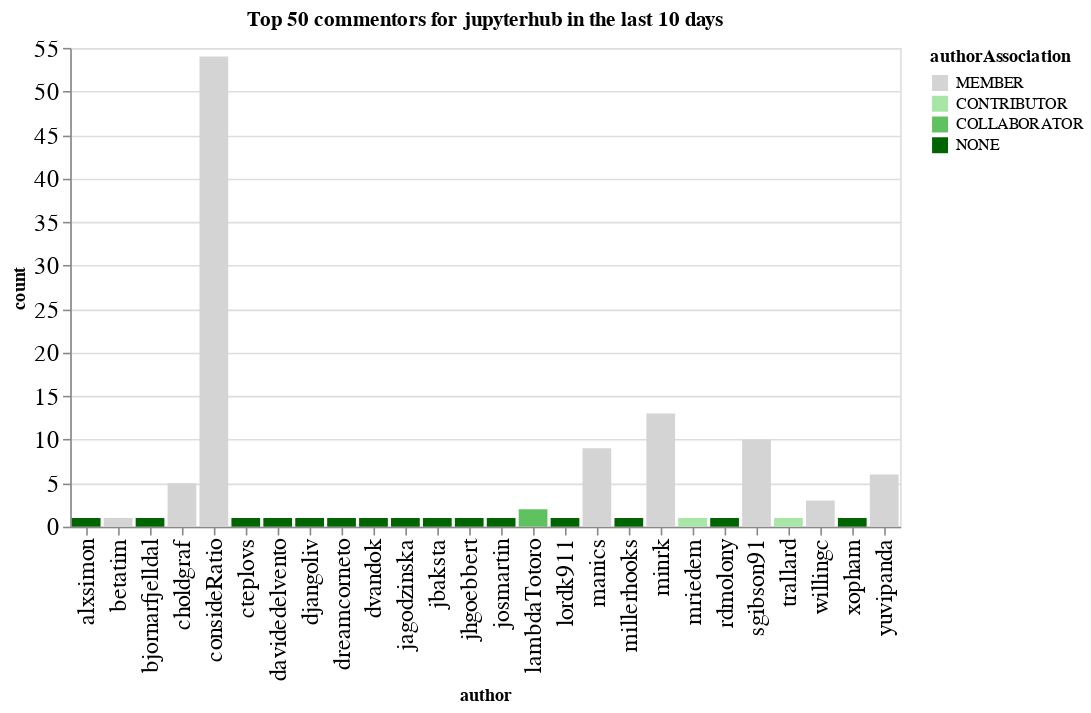

Write notebook code for a chart like this one.
### Code cell
n_plot = 50
charts = []
for ii, (iorg, idata) in enumerate(commentors.groupby(['org'])):
    title = f"Top {n_plot} commentors for {iorg} in the last {n_days} days"
    idata = idata.groupby('author', as_index=False).agg({'count': 'sum', 'authorAssociation': 'first'})
    idata = idata.sort_values('count', ascending=False).head(n_plot)
    ch = alt.Chart(data=idata.head(n_plot), title=title).mark_bar().encode(
        x='author',
        y='count',
        color=alt.Color('authorAssociation', scale=alt.Scale(domain=author_types, range=author_colors))
    )
    charts.append(ch)
alt.hconcat(*charts)

### Figure 1 — Vega-Lite specification as saved in the notebook (floating-point values rounded to 4 significant figures)
{"config": {"axisLeft": {"labelFontSize": 15}, "axisBottom": {"labelFontSize": 15}}, "hconcat": [{"mark": "bar", "encoding": {"color": {"type": "nominal", "field": "authorAssociation", "scale": {"domain": ["MEMBER", "CONTRIBUTOR", "COLLABORATOR", "NONE"], "range": ["rgb(211.82745098039214, 211.82745098039214, 211.82745098039214)", "rgb(166.98562091503268, 229.89803921568628, 166.98562091503268)", "rgb(96.37647058823529, 192.75294117647059, 96.37647058823529)", "rgb(0.0, 100.3921568627451, 0.0)"]}}, "x": {"type": "nominal", "field": "author"}, "y": {"type": "quantitative", "field": "count"}}, "title": "Top 50 commentors for jupyterhub in the last 10 days"}], "data": {"name": "data-245947e325d2976159c340c36d381d28"}, "$schema": "https://vega.github.io/schema/vega-lite/v4.8.1.json", "datasets": {"data-245947e325d2976159c340c36d381d28": [{"author": "consideRatio", "count": 54, "authorAssociation": "MEMBER"}, {"author": "minrk", "count": 13, "authorAssociation": "MEMBER"}, {"author": "sgibson91", "count": 10, "authorAssociation": "MEMBER"}, {"author": "manics", "count": 9, "authorAssociation": "MEMBER"}, {"author": "yuvipanda", "count": 6, "authorAssociation": "MEMBER"}, {"author": "choldgraf", "count": 5, "authorAssociation": "MEMBER"}, {"author": "willingc", "count": 3, "authorAssociation": "MEMBER"}, {"author": "lambdaTotoro", "count": 2, "authorAssociation": "COLLABORATOR"}, {"author": "xopham", "count": 1, "authorAssociation": "NONE"}, {"author": "trallard", "count": 1, "authorAssociation": "CONTRIBUTOR"}, {"author": "rdmolony", "count": 1, "authorAssociation": "NONE"}, {"author": "mriedem", "count": 1, "authorAssociation": "CONTRIBUTOR"}, {"author": "millerhooks", "count": 1, "authorAssociation": "NONE"}, {"author": "lordk911", "count": 1, "authorAssociation": "NONE"}, {"author": "alxsimon", "count": 1, "authorAssociation": "NONE"}, {"author": "betatim", "count": 1, "authorAssociation": "MEMBER"}, {"author": "jhgoebbert", "count": 1, "authorAssociation": "NONE"}, {"author": "jbaksta", "count": 1, "authorAssociation": "NONE"}, {"author": "jagodzinska", "count": 1, "authorAssociation": "NONE"}, {"author": "dvandok", "count": 1, "authorAssociation": "NONE"}, {"author": "dreamcorneto", "count": 1, "authorAssociation": "NONE"}, {"author": "djangoliv", "count": 1, "authorAssociation": "NONE"}, {"author": "davidedelvento", "count": 1, "authorAssociation": "NONE"}, {"author": "cteplovs", "count": 1, "authorAssociation": "NONE"}, {"author": "bjornarfjelldal", "count": 1, "authorAssociation": "NONE"}, {"author": "josmartin", "count": 1, "authorAssociation": "NONE"}]}}
